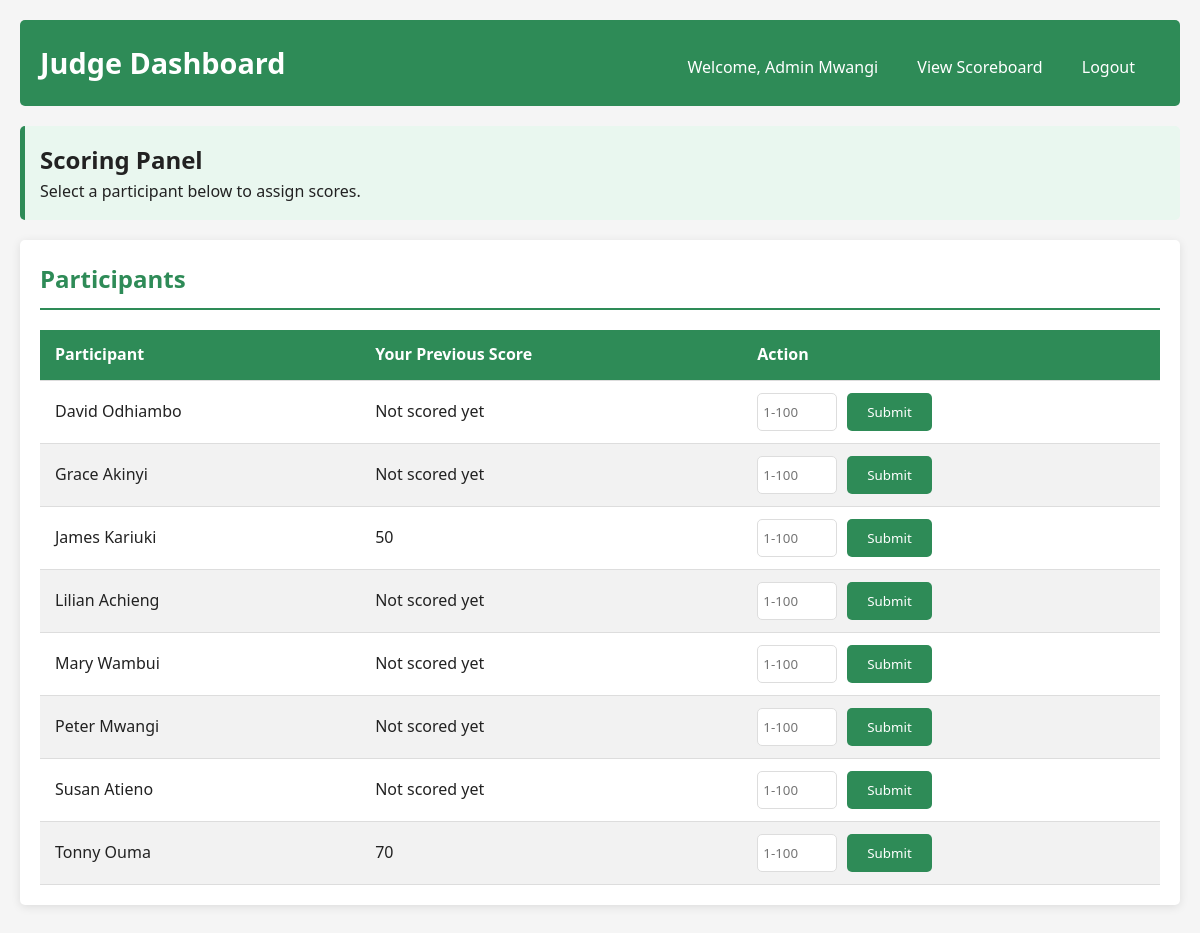
The app's page /judges/dashboard.php (signed in) with its own data.
### tables this page shows
CREATE TABLE IF NOT EXISTS `users` (
  `id` int NOT NULL AUTO_INCREMENT,
  `name` varchar(100) NOT NULL,
  `created_at` timestamp NULL DEFAULT CURRENT_TIMESTAMP,
  PRIMARY KEY (`id`)
);

### includes/functions.php (called while the page is built, shortened)
<?php
require_once 'db.php';
function getAllUsers() {
    global $pdo;
    $stmt = $pdo->query("SELECT * FROM users ORDER BY name");
    return $stmt->fetchAll(PDO::FETCH_ASSOC);
}
function getScoresByJudge($judgeId) {
    global $pdo;
    $stmt = $pdo->prepare("SELECT user_id, points FROM scores WHERE judge_id = ?");
    $stmt->execute([$judgeId]);
    return $stmt->fetchAll(PDO::FETCH_KEY_PAIR);
}
?>

### judges/dashboard.php (the view, shortened to what this page needs)
<?php
$judgeId = $_SESSION['user_id'];
$users = getAllUsers();
$scores = getScoresByJudge($judgeId);
?>
<!DOCTYPE html>
<html lang="en">
<head>
    <link rel="stylesheet" href="../assets/css/style.css">
</head>
<body>
    <div class="container">
        <header>
            <h1>Judge Dashboard</h1>
            <nav>
                <span>Welcome, <?= htmlspecialchars($_SESSION['display_name']) ?></span>
                <a href="../public/scoreboard.php">View Scoreboard</a>
                <a href="../auth/logout.php">Logout</a>
            </nav>
        </header>
        <div class="judge-info">
            <h2>Scoring Panel</h2>
            <p>Select a participant below to assign scores.</p>
        </div>
        <main>
            <div class="card">
                <h2>Participants</h2>
                <table>
                    <thead>
                        <tr>
                            <th>Participant</th>
                            <th>Your Previous Score</th>
                            <th>Action</th>
                        </tr>
                    </thead>
                    <tbody>
                        <?php foreach ($users as $user): ?>
                        <tr>
                            <td><?= htmlspecialchars($user['name']) ?></td>
                            <td><?= $scores[$user['id']] ?? 'Not scored yet' ?></td>
                            <td>
                                <form method="POST" action="submit_score.php" class="score-form">
                                    <input type="number" name="points" min="1" max="100" required
                                           placeholder="1-100" class="score-input">
                                    <button type="submit" class="btn">Submit</button>
                                </form>
                            </td>
                        </tr>
                        <?php endforeach; ?>
                    </tbody>
                </table>
            </div>
        </main>
    </div>
</body>
</html>

### assets/css/style.css (style rules this page uses)
:root { --primary-color: #2e8b57; --secondary-color: #d10000; --dark-color: #222; --light-color: #f8f9fa; --highlight-color: #ffd700; }
* { margin: 0; padding: 0; box-sizing: border-box; font-family: 'Segoe UI', Tahoma, Geneva, Verdana, sans-serif; }
body { background-color: #f5f5f5; color: var(--dark-color); line-height: 1.6; }
.container { max-width: 1200px; margin: 0 auto; padding: 20px; }
header { background-color: var(--primary-color); color: white; padding: 20px; border-radius: 5px; margin-bottom: 20px; display: flex; justify-content: space-between; align-items: center; }
header h1 { font-size: 1.8rem; }
nav { margin-top: 10px; }
nav a { color: white; text-decoration: none; margin-right: 15px; padding: 5px 10px; border-radius: 3px; transition: background-color 0.3s; }
.card { background-color: white; border-radius: 5px; box-shadow: 0 2px 10px rgba(0, 0, 0, 0.1); padding: 20px; margin-bottom: 20px; }
.card h2 { color: var(--primary-color); margin-bottom: 15px; border-bottom: 2px solid var(--primary-color); padding-bottom: 10px; }
.btn { display: inline-block; background-color: var(--primary-color); color: white; padding: 10px 20px; border: none; border-radius: 5px; text-decoration: none; cursor: pointer; transition: background-color 0.3s; }
table { width: 100%; border-collapse: collapse; margin-top: 20px; }
table th, table td { padding: 12px 15px; text-align: left; border-bottom: 1px solid #ddd; }
table th { background-color: var(--primary-color); color: white; }
table tr:nth-child(even) { background-color: #f2f2f2; }
.score-form { display: flex; gap: 10px; }
.score-input { width: 80px; padding: 5px; border: 1px solid #ddd; border-radius: 5px; }
.judge-info { background-color: #e9f7ef; padding: 15px; border-radius: 5px; margin-bottom: 20px; border-left: 5px solid var(--primary-color); }
nav span { color: white; margin-right: 15px; padding: 5px 10px; }

### records on screen
users: name "David Odhiambo", id "Not scored yet"
users: name "Grace Akinyi", id "Not scored yet"
users: name "James Kariuki", id "50"
users: name "Lilian Achieng", id "Not scored yet"
users: name "Mary Wambui", id "Not scored yet"
users: name "Peter Mwangi", id "Not scored yet"
users: name "Susan Atieno", id "Not scored yet"
users: name "Tonny Ouma", id "70"

### other values on screen
$_SESSION['display_name'] "Admin Mwangi"
